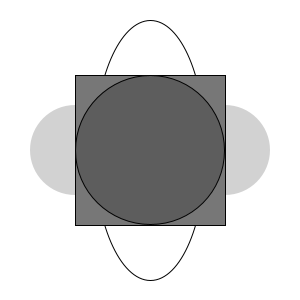
Frame 1 (no input)
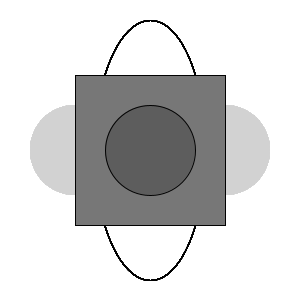
Frame 60 (the mouse pressed at the canvas centre just before this capture)
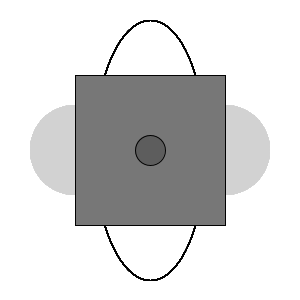
Frame 120 (the mouse held since frame 60 and released just before this capture)

The Processing sketch that drew these frames (run headless with seeded random() and noise(); from frame 60 on, the mouse is pressed at the canvas centre):

// Processing sketch: sketch_130315a
// ── sketch_130315a.pde
// Animated Picture (Week 3, Question 3) - 15-03-2013
// Max Schaefer (43263798)

// Initialise Variables
boolean circleHidden = false;
int circleSizeWidth = 0;
int circleSizeHeight = 0;

// Setup Function
void setup() {
  // Set Size
  size(300, 300);
  
  // Set Background
  background(255);
}

// Draw Function
void draw() {
  // Set Options
  noFill();
  stroke(1);
  
  // Draw Background Vertical Ellipse
  ellipse(width/2, height/2, width/8*3, height-40);
  
  // Set Options
  fill(#D2D2D2);
  noStroke();
  
  // Draw Background Horizontal Ellipse (Left)
  ellipse(width/4, height/2, width/16*5, height/16*5);
  
  // Draw Background Horizontal Ellipse (Right)
  ellipse(width-width/4, height/2, width/16*5, height/16*5);
  
  // Set Options
  fill(#777777);
  stroke(1);
  
  // Draw Foreground Rectangle (Square)
  rect(width/4, height/4, width-width/2, height-height/2);
  
  // Set Options
  fill(#5D5D5D);
  stroke(1);
  
  // Check Circle Size Width
  if(circleSizeWidth <= width-width/2) {
    // Increment Circle Size Width Variable
    circleSizeWidth++;
  } else {
    // Set Circle Hidden
    circleHidden = true;
  }
  
  // Check Circle Size Height
  if(circleSizeHeight <= height-height/2) {
    // Increment Circle Size Height Variable
    circleSizeHeight++;
  } else {
    // Set Circle Hidden
    circleHidden = true;
  }
  
  // Check Circle Hidden State
  if(!circleHidden) {
    // Drawn Foreground Ellipse (Circle)
    ellipse(width/2, height/2, width-width/2-circleSizeWidth, height-height/2-circleSizeHeight);
  }
}
